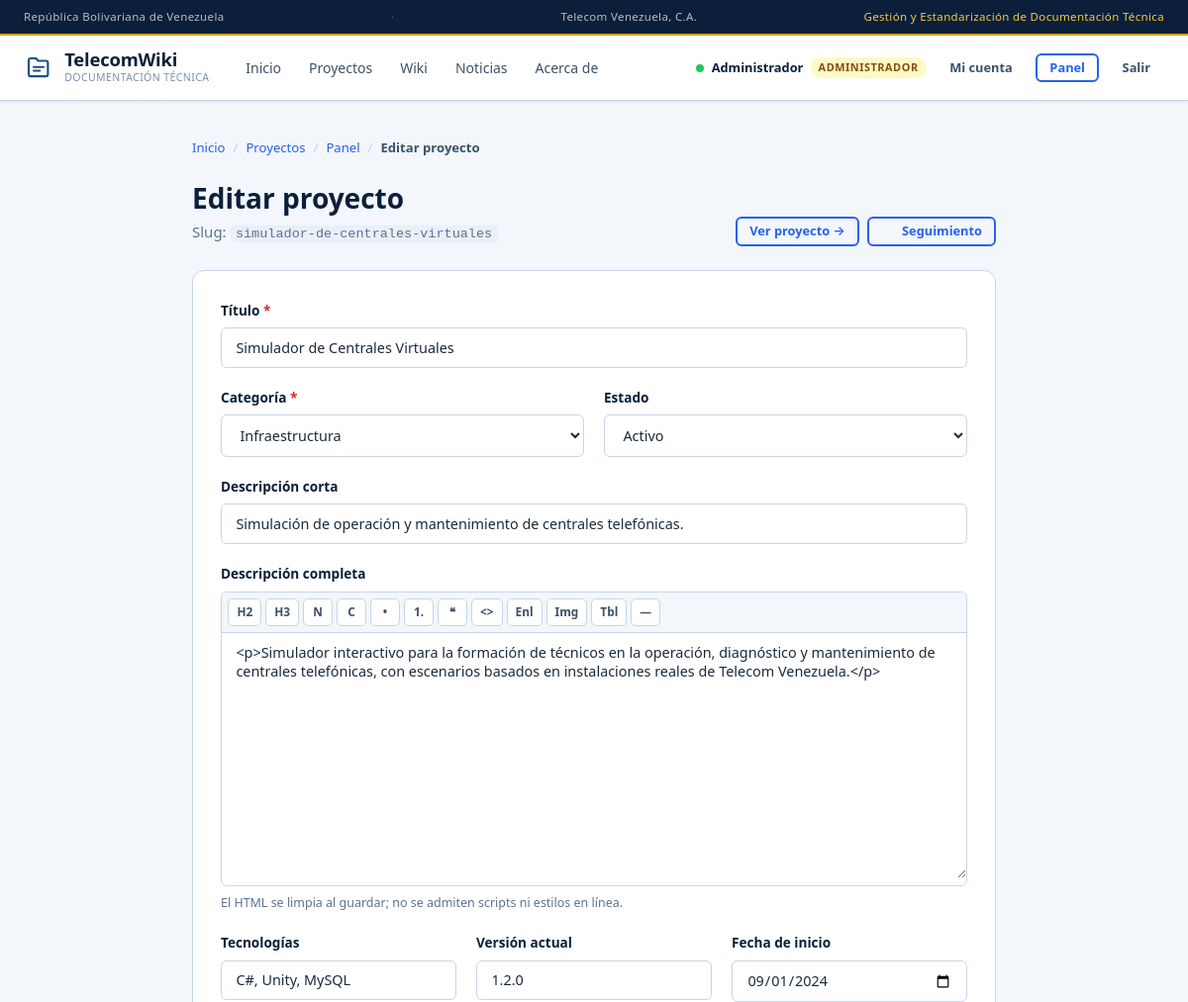
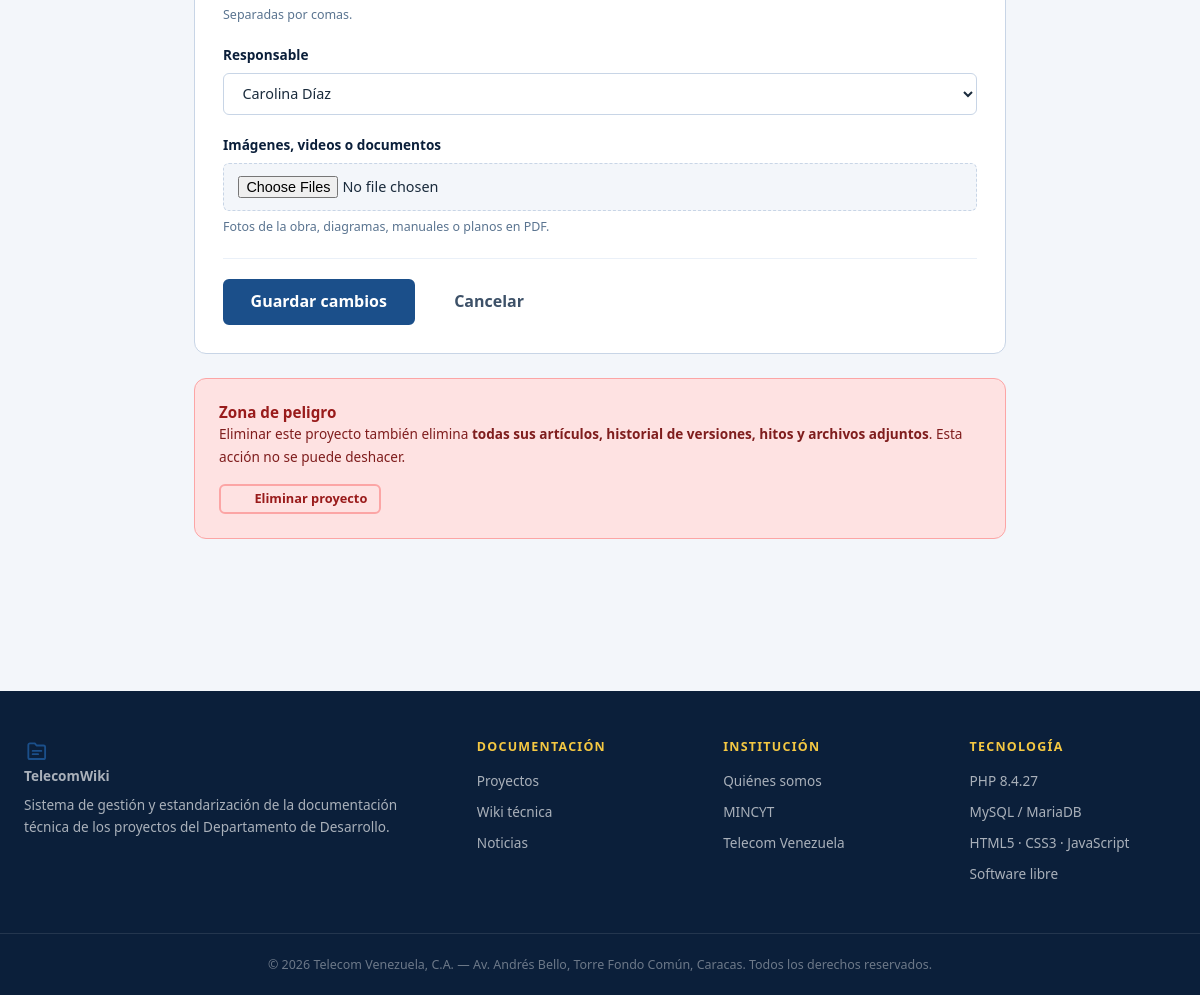
/frontend/admin/proyecto_form.php?id=2 (signed in), run on the app's committed database (2 pictures, top to bottom).
### tables this page shows
CREATE TABLE `usuarios` (
    `id`            INT UNSIGNED NOT NULL AUTO_INCREMENT,
    `nombre`        VARCHAR(100)  NOT NULL,
    `apellido`      VARCHAR(100)  NOT NULL,
    `usuario`       VARCHAR(50)   NOT NULL,
    `email`         VARCHAR(150)  NOT NULL,
    `password`      VARCHAR(255)  NOT NULL,
    `rol`           ENUM('lector','editor','supervisor','admin') NOT NULL DEFAULT 'lector',
    `activo`        TINYINT(1)    NOT NULL DEFAULT 1,
    `ultimo_acceso` DATETIME      NULL DEFAULT NULL,
    `creado_en`     DATETIME      NOT NULL DEFAULT CURRENT_TIMESTAMP,
    PRIMARY KEY (`id`),
    UNIQUE KEY `uq_usuarios_usuario` (`usuario`),
    UNIQUE KEY `uq_usuarios_email`   (`email`),
    KEY `idx_usuarios_rol_activo` (`rol`,`activo`)
);

CREATE TABLE `proyectos` (
    `id`                  INT UNSIGNED NOT NULL AUTO_INCREMENT,
    `titulo`              VARCHAR(200)  NOT NULL,
    `slug`                VARCHAR(220)  NOT NULL,
    `categoria_id`        INT UNSIGNED  NOT NULL,
    `descripcion_corta`   VARCHAR(500)  NULL,
    `descripcion`         LONGTEXT      NULL,
    `tecnologias`         VARCHAR(300)  NULL,
    `version_actual`      VARCHAR(20)   NULL,
    `estado`              ENUM('activo','en_desarrollo','pausado','archivado') NOT NULL DEFAULT 'en_desarrollo',
    `responsable_id`      INT UNSIGNED  NULL,
    `fecha_inicio`        DATE          NULL,
    `fecha_actualizacion` DATETIME      NOT NULL DEFAULT CURRENT_TIMESTAMP ON UPDATE CURRENT_TIMESTAMP,
    `creado_en`           DATETIME      NOT NULL DEFAULT CURRENT_TIMESTAMP,
    PRIMARY KEY (`id`),
    UNIQUE KEY `uq_proyectos_slug` (`slug`),
    KEY `idx_proyectos_categoria` (`categoria_id`),
    KEY `idx_proyectos_estado` (`estado`,`creado_en`),
    KEY `idx_proyectos_responsable` (`responsable_id`),
    CONSTRAINT `fk_proyectos_categoria`   FOREIGN KEY (`categoria_id`)   REFERENCES `categorias`(`id`)     ON DELETE RESTRICT,
    CONSTRAINT `fk_proyectos_responsable` FOREIGN KEY (`responsable_id`) REFERENCES `usuarios`(`id`)      ON DELETE SET NULL
);

### frontend/admin/proyecto_form.php (the view, shortened to what the rows shown need)
<?php
$proyectoId = entero($_GET['id'] ?? $_POST['proyecto_id'] ?? '', 0);
$esAlta     = $proyectoId === 0;
requierePermiso($esAlta ? 'proyecto.crear' : 'proyecto.editar');
$proyecto  = $esAlta ? null : dbUnica('SELECT * FROM proyectos WHERE id = ? LIMIT 1', [$proyectoId]);
$valores = [
    'titulo'            => $proyecto['titulo'] ?? '',
    'categoria_id'      => $proyecto['categoria_id'] ?? '',
    'descripcion_corta' => $proyecto['descripcion_corta'] ?? '',
    'descripcion'       => $proyecto['descripcion'] ?? '',
    'tecnologias'       => $proyecto['tecnologias'] ?? '',
    'version_actual'    => $proyecto['version_actual'] ?? '',
    'estado'            => $proyecto['estado'] ?? 'en_desarrollo',
    'responsable_id'    => $proyecto['responsable_id'] ?? '',
    'fecha_inicio'      => $proyecto['fecha_inicio'] ?? '',
];
$cssExtra  = 'admin.css';
abrirPagina();
?>
<div class="container container--form">
    <div class="seccion-cabecera">
        <div>
            <h1><?= $proyecto ? 'Editar proyecto' : 'Nuevo proyecto' ?></h1>
            <?php if ($proyecto): ?>
                <p class="muted">Slug: <code><?= e($proyecto['slug']) ?></code></p>
            <?php endif; ?>
        </div>
    </div>
    <div class="panel panel--form">
        <form method="post" enctype="multipart/form-data" class="formulario"
              action="<?= e(url('admin/proyecto_form.php')) ?>">
            <?= campo('titulo', 'Título', 'text', [
                'valor' => $valores['titulo'], 'requerido' => true, 'max' => 200,
            ]) ?>
            <?= campo('descripcion_corta', 'Descripción corta', 'text', [
                'valor' => $valores['descripcion_corta'], 'max' => 500,
                'placeholder' => 'Se muestra en las tarjetas del listado…',
            ]) ?>
            <?= campo('descripcion', 'Descripción completa', 'textarea', [
                'valor' => $valores['descripcion'], 'filas' => 12, 'max' => 60000,
                'placeholder' => 'HTML básico permitido: h2, h3, p, ul, li, strong, a…',
                'ayuda' => 'El HTML se limpia al guardar; no se admiten scripts ni estilos en línea.',
                'class' => 'editor-ric',
            ]) ?>
            <div class="rejilla rejilla--3">
                <?= campo('tecnologias', 'Tecnologías', 'text', [
                    'valor' => $valores['tecnologias'], 'max' => 300,
                    'placeholder' => 'PHP, MySQL, JavaScript…',
                    'ayuda' => 'Separadas por comas.',
                ]) ?>
                <?= campo('version_actual', 'Versión actual', 'text', [
                    'valor' => $valores['version_actual'], 'max' => 20,
                    'placeholder' => '0.8.2',
                ]) ?>
                <?= campo('fecha_inicio', 'Fecha de inicio', 'date', [
                    'valor' => $valores['fecha_inicio'],
                ]) ?>
            </div>
        </form>
    </div>
<?php if ($proyecto && puede('proyecto.eliminar')): ?>
    <div class="panel panel--peligro">
        <h2 class="panel__titulo">Zona de peligro</h2>
    </div>
<?php endif; ?>
</div>

### frontend/partials/header.php (shortened to what the rows shown need)
<?php
require_once dirname(__DIR__, 2) . '/backend/lib/bootstrap.php';
$usuario    = currentUser();
$cssExtra   = $cssExtra ?? '';
?>
<!DOCTYPE html>
<html lang="es">
<head>
    <link rel="stylesheet" href="<?= e(url('css/base.css')) ?>">
    <link rel="stylesheet" href="<?= e(url('css/layout.css')) ?>">
    <link rel="stylesheet" href="<?= e(url('css/components.css')) ?>">
    <link rel="stylesheet" href="<?= e(url('css/pages.css')) ?>">
<?php if ($cssExtra !== ''): ?>
    <link rel="stylesheet" href="<?= e(url('css/' . $cssExtra)) ?>">
<?php endif; ?>
</head>
<body>
<header class="site-header">
    <div class="site-header__inner container">
        <div class="site-header__actions">
<?php if ($usuario === null): ?>
            <a class="btn btn-outline btn-sm" href="<?= e(url('login.php')) ?>">
                <svg width="16" height="16" viewBox="0 0 20 20" fill="currentColor" aria-hidden="true">
                    <path d="M8 4H5a1 1 0 0 0-1 1v10a1 1 0 0 0 1 1h3M12 7l3 3-3 3M15 10H8"/>
                </svg>
                Iniciar sesión
            </a>
<?php else: ?>
            <span class="user-badge">
                <span class="user-dot" aria-hidden="true"></span>
                <span class="user-badge__nombre"><?= e($usuario['nombre']) ?></span>
                <?= badgeRol($usuario['rol']) ?>
            </span>
            <a class="btn btn-ghost btn-sm" href="<?= e(url('cuenta.php')) ?>">
                Mi cuenta
            </a>
            <?php if (puede('panel.acceder')): ?>
                <a class="btn btn-outline btn-sm" href="<?= e(url('admin/index.php')) ?>">Panel</a>
            <?php endif; ?>
            <form class="form-salir" method="post" action="<?= e(url('logout.php')) ?>">
                <button class="btn btn-ghost btn-sm" type="submit">Salir</button>
            </form>
<?php endif; ?>
        </div>
    </div>
</header>
<main id="contenido" class="main-content">

### backend/lib/render.php (shortened to what the rows shown need)
<?php
function badgeRol(string $rol): string {
    return '<span class="role-tag role-' . e($rol) . '">' . e(etiquetaRol($rol)) . '</span>';
}
function campo(string $nombre, string $etiqueta, string $tipo = 'text', array $op = []): string {
    $valor     = $op['valor'] ?? '';
    $requerido = !empty($op['requerido']);
    $max       = $op['max'] ?? null;
    $ayuda     = $op['ayuda'] ?? '';
    $extra     = $op['extra'] ?? '';
    $id        = 'f_' . $nombre;
    $errores   = $op['errores'] ?? [];
    $atributos = 'id="' . e($id) . '" name="' . e($nombre) . '"';
    if ($requerido) $atributos .= ' required';
    if ($max !== null && $tipo !== 'file') {
        $atributos .= ' maxlength="' . (int) $max . '"';
    }
    if (!empty($op['placeholder']) && $tipo !== 'file') {
        $atributos .= ' placeholder="' . e($op['placeholder']) . '"';
    }
    if (!empty($op['multiple']) && $tipo === 'file') {
        $atributos .= ' multiple';
    }
    $atributos .= ' ' . trim($extra);
    $clase = 'form-control' . (!empty($op['class']) ? ' ' . $op['class'] : '');
    $html = '<div class="form-group' . (isset($errores[$nombre]) ? ' form-group--error' : '') . '">';
    $html .= '<label class="form-label" for="' . e($id) . '">' . e($etiqueta)
           . ($requerido ? ' <span class="obligatorio" aria-hidden="true">*</span>' : '') . '</label>';
    if ($tipo === 'select') {
        $html .= '<select class="' . $clase . '" ' . $atributos . '>';
        if (isset($op['vacio'])) {
            $vacio = (string) $op['vacio'];
            $html .= '<option value=""'
                   . ((string) $valor === '' ? ' selected' : '') . '>' . e($vacio) . '</option>';
        }
        foreach ($op['opciones'] ?? [] as $k => $v) {
            $sel = ((string) $k === (string) $valor) ? ' selected' : '';
            $html .= '<option value="' . e((string) $k) . '"' . $sel . '>' . e($v) . '</option>';
        }
        $html .= '</select>';
    } elseif ($tipo === 'textarea') {
        $html .= '<textarea class="' . $clase . '" rows="' . (int) ($op['filas'] ?? 6) . '" '
               . $atributos . '>' . e($valor) . '</textarea>';
    } elseif ($tipo === 'file') {
        $html .= '<input class="' . $clase . '" type="file" ' . $atributos . '>';
    } else {
        $html .= '<input class="' . $clase . '" type="' . e($tipo) . '" value="' . e($valor) . '" '
               . $atributos . '>';
    }
    if (isset($errores[$nombre])) {
        $html .= '<p class="form-error" role="alert">' . e($errores[$nombre]) . '</p>';
    } elseif ($ayuda !== '') {
        $html .= '<p class="form-ayuda">' . e($ayuda) . '</p>';
    }
    return $html . '</div>';
}

### data on the page
usuarios: nombre "Administrador", rol "ADMINISTRADOR"
proyectos: slug "simulador-de-centrales-virtuales", titulo "Simulador de Centrales Virtuales", descripcion_corta "Simulación de operación y mantenimiento de centrales telefónicas.", descripcion "<p>Simulador interactivo para la formación de técnicos en la operación, diagnóstico y mantenimiento de centrales telefónicas, con escenarios basados en instalaciones reales de Telecom Venezuela.</p>", tecnologias "C#, Unity, MySQL", version_actual "1.2.0", fecha_inicio "09/01/2024"

### other printed values
SITE_TAGLINE "Gestión y Estandarización de Documentación Técnica"
SITE_NAME "TelecomWiki"
$texto "Inicio"
$texto "Proyectos"
$texto "Wiki"
$texto "Noticias"
$texto "Acerca de"
$nombre "Inicio"
$nombre "Proyectos"
$nombre "Panel"
$nombre "Editar proyecto"
$etiqueta "Título Categoría Estado Descripción corta Descripción completa Tecnologías Versión actual Fecha de inicio Responsable Imágenes, videos o documentos"
$ayuda "El HTML se limpia al guardar; no se admiten scripts ni estilos en línea. Separadas por comas. Fotos de la obra, diagramas, manuales o planos en PDF."
PHP_VERSION "8.4.27"
form field categoria_id "Infraestructura"
